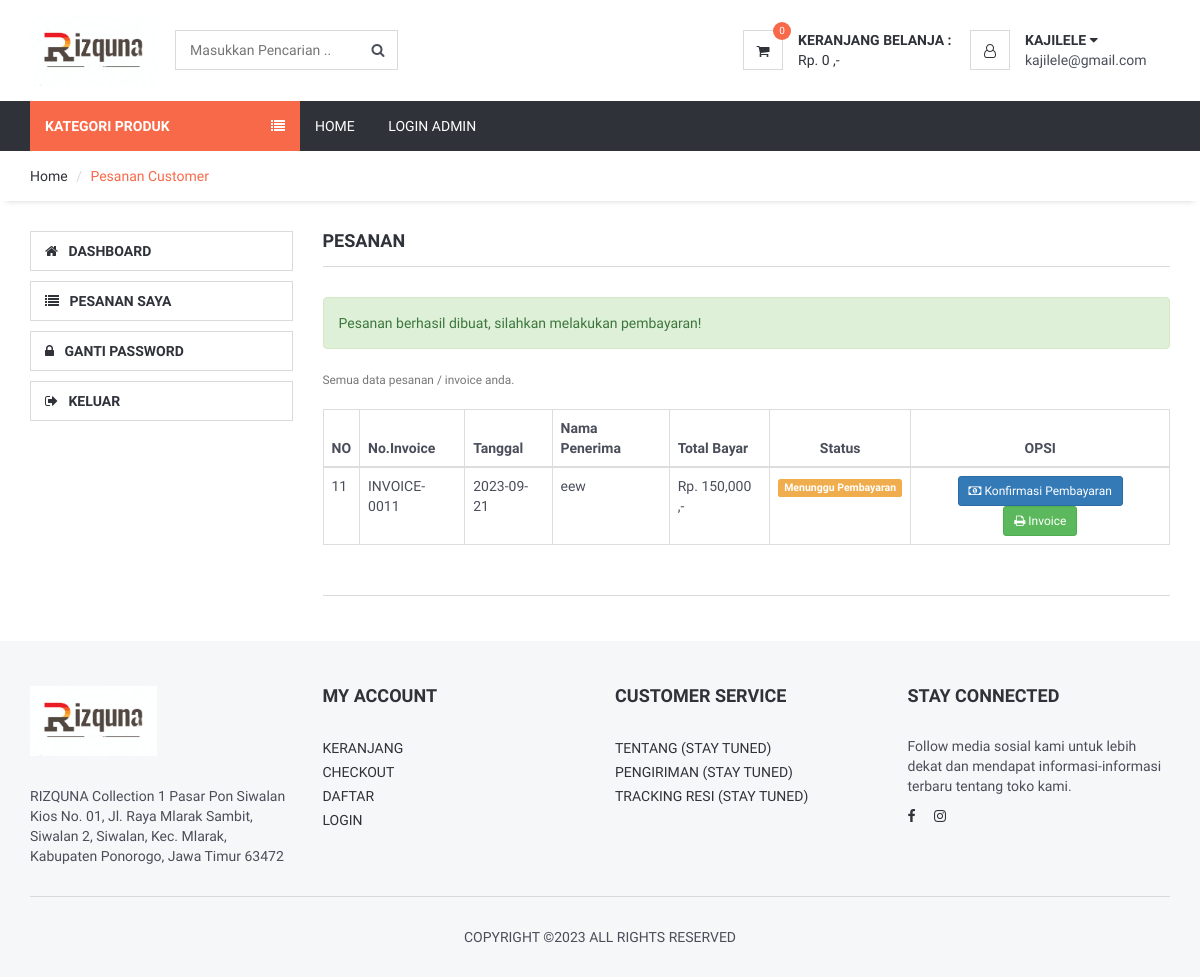
Screenshot of /customer_pesanan.php?alert=sukses (signed in) with the database file from the repository.
### tables this page shows
CREATE TABLE `customer` (
  `customer_id` int(11) NOT NULL,
  `customer_nama` varchar(255) NOT NULL,
  `customer_email` varchar(255) NOT NULL,
  `customer_hp` varchar(20) NOT NULL,
  `customer_alamat` text NOT NULL,
  `customer_password` varchar(255) NOT NULL
);

CREATE TABLE `invoice` (
  `invoice_id` int(11) NOT NULL,
  `invoice_tanggal` date NOT NULL,
  `invoice_customer` int(11) NOT NULL,
  `invoice_nama` varchar(255) NOT NULL,
  `invoice_hp` varchar(255) NOT NULL,
  `invoice_alamat` text NOT NULL,
  `invoice_provinsi` varchar(255) NOT NULL,
  `invoice_kabupaten` varchar(255) NOT NULL,
  `invoice_kurir` varchar(255) NOT NULL,
  `invoice_berat` int(11) NOT NULL,
  `invoice_ongkir` int(11) NOT NULL,
  `invoice_total_bayar` int(11) NOT NULL,
  `invoice_status` int(11) NOT NULL,
  `invoice_resi` varchar(255) NOT NULL,
  `invoice_bukti` text NOT NULL
);

### customer_pesanan.php (the view)
<?php include 'header.php'; ?>
<div id="breadcrumb">
	<div class="container">
		<ul class="breadcrumb">
			<li><a href="index.php">Home</a></li>
			<li class="active">Pesanan Customer</li>
		</ul>
	</div>
</div>
<div class="section">
	<div class="container">
		<div class="row">
			<?php
			include 'customer_sidebar.php';
			?>
			<div id="main" class="col-md-9">
				<h4>PESANAN</h4>
				<div id="store">
					<div class="row">
						<div class="col-lg-12">
							<?php
							if(isset($_GET['alert'])){
								if($_GET['alert'] == "gagal"){
									echo "<div class='alert alert-danger'>Gambar gagal diupload!</div>";
								}elseif($_GET['alert'] == "sukses"){
									echo "<div class='alert alert-success'>Pesanan berhasil dibuat, silahkan melakukan pembayaran!</div>";
								}elseif($_GET['alert'] == "upload"){
									echo "<div class='alert alert-success'>Konfirmasi pembayaran berhasil tersimpan, silahkan menunggu konfirmasi dari admin!</div>";
								}
							}
							?>
							<small class="text-muted">
								Semua data pesanan / invoice anda.
							</small>
							<br/>
							<br/>
							<div class="table-responsive">
								<table class="table table-bordered">
									<thead>
										<tr>
											<th>NO</th>
											<th>No.Invoice</th>
											<th>Tanggal</th>
											<th>Nama Penerima</th>
											<th>Total Bayar</th>
											<th class="text-center">Status</th>
											<th class="text-center">OPSI</th>
										</tr>
									</thead>
									<tbody>
										<?php
										$id = $_SESSION['customer_id'];
										$invoice = mysqli_query($koneksi,"select * from invoice where invoice_customer='$id' order by invoice_id desc");
										while($i = mysqli_fetch_array($invoice)){
											?>
											<tr>
												<td><?php echo $i['invoice_id'] ?></td>
												<td>INVOICE-00<?php echo $i['invoice_id'] ?></td>
												<td><?php echo $i['invoice_tanggal'] ?></td>
												<td><?php echo $i['invoice_nama'] ?></td>
												<td><?php echo "Rp. ".number_format($i['invoice_total_bayar'])." ,-" ?></td>
												<td class="text-center">
													<?php
													if($i['invoice_status'] == 0){
														echo "<span class='label label-warning'>Menunggu Pembayaran</span>";
													}elseif($i['invoice_status'] == 1){
														echo "<span class='label label-default'>Menunggu Konfirmasi</span>";
													}elseif($i['invoice_status'] == 2){
														echo "<span class='label label-danger'>Ditolak</span>";
													}elseif($i['invoice_status'] == 3){
														echo "<span class='label label-primary'>Dikonfirmasi & Sedang Diproses</span>";
													}elseif($i['invoice_status'] == 4){
														echo "<span class='label label-warning'>Dikirim</span>";
													}elseif($i['invoice_status'] == 5){
														echo "<span class='label label-success'>Selesai</span>";
													}
													?>
												</td>
												<td class="text-center">
													<?php
													if($i['invoice_status'] == 0){
														?>
														<a class='btn btn-sm btn-primary' href="customer_pembayaran.php?id=<?php echo $i['invoice_id']; ?>"><i class="fa fa-money"></i> Konfirmasi Pembayaran</a>
														<?php
													}elseif($i['invoice_status'] == 1){
														?>
														<a class='btn btn-sm btn-primary' href="customer_pembayaran.php?id=<?php echo $i['invoice_id']; ?>"><i class="fa fa-money"></i> Konfirmasi Pembayaran</a>
														<?php
													}
													?>
													<a class='btn btn-sm btn-success' href="customer_invoice.php?id=<?php echo $i['invoice_id']; ?>"><i class="fa fa-print"></i> Invoice</a>
												</td>
											</tr>
											<?php
										}
										?>
									</tbody>
								</table>
							</div>
						</div>
					</div>
				</div>
			</div>
		</div>
	</div>
</div>
<?php include 'footer.php'; ?>

### header.php (shortened to what this page needs)
<!DOCTYPE html>
<html lang="en">
<head>
	<link type="text/css" rel="stylesheet" href="frontend/css/bootstrap.min.css" />
	<link type="text/css" rel="stylesheet" href="frontend/css/slick.css" />
	<link type="text/css" rel="stylesheet" href="frontend/css/slick-theme.css" />
	<link type="text/css" rel="stylesheet" href="frontend/css/nouislider.min.css" />
	<link rel="stylesheet" href="frontend/css/font-awesome.min.css">
	<link type="text/css" rel="stylesheet" href="frontend/css/style.css" />
</head>
<?php
include 'koneksi.php';
?>
<body>
	<header>
		<div id="header">
			<div class="container">
				<div class="pull-left">
					<div class="header-logo">
						<a class="logo" href="#">
							<img src="frontend/img/logo1.PNG" alt="">
						</a>
					</div>
					<div class="header-search">
						<form action="" method="get">
							<input class="input" type="text" name="cari" placeholder="Masukkan Pencarian ..">
							<button class="search-btn"><i class="fa fa-search"></i></button>
						</form>
					</div>
				</div>
				<div class="pull-right">
					<ul class="header-btns">
						<li class="header-cart dropdown default-dropdown">
							<?php
							if(isset($_SESSION['keranjang'])){
								$jumlah_isi_keranjang = count($_SESSION['keranjang']);
							}else{
								$jumlah_isi_keranjang = 0;
							}
							?>
							<a class="dropdown-toggle" data-toggle="dropdown" aria-expanded="true">
								<div class="header-btns-icon">
									<i class="fa fa-shopping-cart"></i>
									<span class="qty"><?php echo $jumlah_isi_keranjang; ?></span>
								</div>
								<strong class="text-uppercase">Keranjang Belanja :</strong>
								<br>
								<?php
								$total = 0;
								?>
								<span><?php echo "Rp. ".number_format($total)." ,-"; ?></span>
							</a>
						</li>
						<?php
						if(isset($_SESSION['customer_status'])){
							$id_customer = $_SESSION['customer_id'];
							$customer = mysqli_query($koneksi,"select * from customer where customer_id='$id_customer'");
							$c = mysqli_fetch_assoc($customer);
							?>
							<li class="header-account dropdown default-dropdown" style="min-width: 200px">
								<div class="dropdown-toggle" role="button" data-toggle="dropdown" aria-expanded="true">
									<div class="header-btns-icon">
										<i class="fa fa-user-o"></i>
									</div>
									<strong class="text-uppercase"><?php echo $c['customer_nama']; ?> <i class="fa fa-caret-down"></i></strong>
								</div>
								<span><?php echo $c['customer_email']; ?></span>
							</li>
							<?php
						}
						?>
					</ul>
				</div>
			</div>
		</div>
	</header>
	<div id="navigation">
		<div class="container">
			<div id="responsive-nav">
				<div class="category-nav show-on-click">
					<span class="category-header">Kategori Produk <i class="fa fa-list"></i></span>
				</div>
				<div class="menu-nav">
					<ul class="menu-list">
						<li><a href="index.php">Home</a></li>
						<li><a href="login.php">Login Admin</a></li>
					</ul>
				</div>
			</div>
		</div>
	</div>

### frontend/css/style.css (style rules this page uses)
body { font-family: 'Hind', sans-serif; color: #4A4E5A; overflow-x: hidden; }
h1, h2, h3, h4, h5, h6 { color: #30323A; margin: 0 0 10px; font-weight: 700; }
a { color: #30323A; -webkit-transition: 0.3s color; transition: 0.3s color; }
strong { color: #30323A; }
ul, ol { margin: 0; padding: 0; list-style: none }
.input { width: 100%; height: 40px; padding: 0px 15px; border: none; background-color: transparent; -webkit-box-shadow: 0px 0px 0px 1px #DADADA inset, 0px 0px 0px 5px transparent; box-shadow: 0px 0px 0px 1px #DADADA inset, 0px 0px 0px 5px transparent; -webkit-transition: 0.3s all; transition: 0.3s all; }
.section { padding-top: 30px; padding-bottom: 30px; }
#breadcrumb { -webkit-box-shadow: 0px 6px 6px -6px rgba(0, 0, 0, 0.175); box-shadow: 0px 6px 6px -6px rgba(0, 0, 0, 0.175); }
.breadcrumb { background-color: transparent; border: none; border-radius: 0px; padding: 15px 0px; margin: 0; }
.breadcrumb>.active { color: #F8694A; }
.breadcrumb>li+li:before { color: #DADADA; }
#header { padding-top: 15px; padding-bottom: 15px; }
.header-logo { display: inline-block; margin-right: 15px; }
.header-logo .logo>img { width: 100%; max-height: 70px; }
.header-search { display: inline-block; padding: 15px 0px; max-width: 400px; }
.header-search>form { position: relative; }
.header-search>form .search-btn { position: absolute; top: 0px; right: 0px; width: 40px; height: 40px; background-color: transparent; border: none; }
.header-btns>li { display: inline-block; vertical-align: top; padding: 15px 0px; }
.header-btns>li+li { margin-left: 15px; }
.header-btns>li .header-btns-icon { position: relative; float: left; margin-right: 15px; width: 40px; height: 40px; line-height: 40px; text-align: center; color: #30323A; background-color: #FFF; border: 1px solid #DADADA; }
.header-btns .dropdown-toggle { display: block; cursor: pointer; }
.header-cart .header-btns-icon .qty { position: absolute; right: -9px; top: -9px; width: 18px; height: 18px; line-height: 18px; text-align: center; font-size: 10px; background: #F8694A; color: #FFF; border-radius: 50%; }
#navigation { background-color: #30323A; }
#navigation .container { position: relative; }
.category-nav { float: left; width: 270px; }
.category-nav .category-header { padding: 15px; display: block; text-transform: uppercase; background: #F8694A; color: #FFF; font-weight: 700; }
.category-nav .category-header>i { float: right; line-height: 20px; }
.menu-nav .menu-list>li { display: inline-block; }
.menu-nav .menu-list>li>a { display: block; padding: 15px; color: #FFF; text-transform: uppercase; }
#store { margin-top: 15px; padding-top: 30px; border-top: 1px solid #DADADA; margin-bottom: 15px; padding-bottom: 30px; border-bottom: 1px solid #DADADA; }

### rows the page displays
customer: customer_nama "KAJILELE", customer_email "kajilele@gmail.com"
invoice: invoice_id "11", invoice_tanggal "2023-09-21", invoice_nama "eew", invoice_total_bayar "150,000", invoice_status "Menunggu Pembayaran"

### other values shown
$jumlah_isi_keranjang "0"
$total "0"
